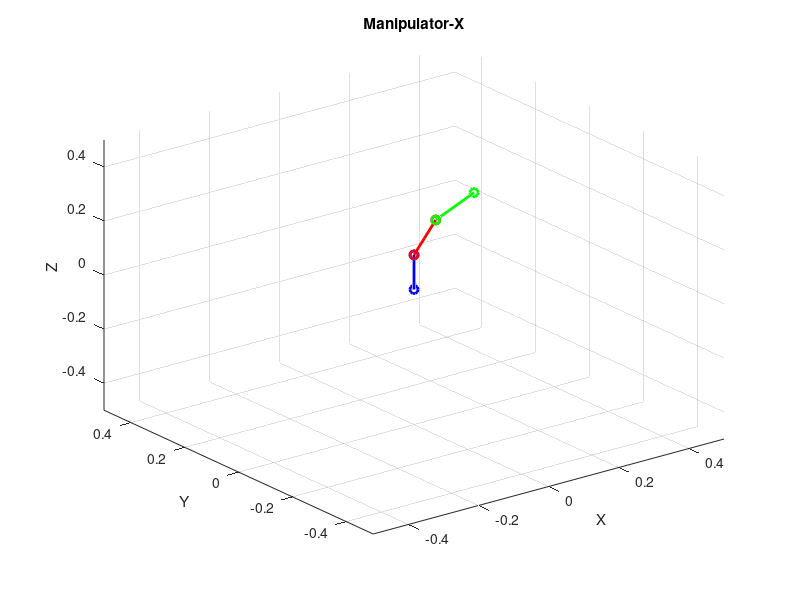

Write the MATLAB code that produced this figure.
clearvars;
close all;
clc;

l1 = 0.128;
l2 = 0.124;
l3 = 0.126;




figure;
axis([-0.5 0.5 -0.5 0.5 -0.5 0.5]);
hold on;
grid on;
title('Manipulator-X');
xlabel('X');
ylabel('Y');
zlabel('Z');
view(3);

link1 = plot3([0, 0], [0, 0], [0, 0], 'b-o', 'LineWidth', 2);
link2 = plot3([0, 0], [0, 0], [0, 0], 'r-o', 'LineWidth', 2);
link3 = plot3([0, 0], [0, 0], [0, 0], 'g-o', 'LineWidth', 2);

% z축 회전(theta), x축 회전(alpha)만
function T = rotate(theta, d, alpha, a)
    % theta: 조인트 각도 (Z축 회전 각도)
    % d: Z축 이동 거리
    % alpha: X축 회전 각도 (링크 간의 회전)
    % a: X축 이동 거리 (링크 길이)
    % theta z축으로 돌리고 d만큼 이동, 거기 기준으로 x축으로 alpha만큼 회전, a만큼 이동 곱   
    T = [cosd(theta),  -sind(theta) * cosd(alpha),    sind(theta)*sind(alpha),      a * cosd(theta);
          sind(theta),  cosd(theta) * cosd(alpha),    -cosd(theta) * sind(alpha),   a*sind(theta);
          0,            sind(alpha),                  cosd(alpha),                  d;
          0,            0,                            0,                            1;]

end


% 애니메이션 루프
for t = 1:360
    theta_1 = -90 * sind(t); 
    theta_2 = 60 + 45 * sind(t) ; 
    theta_3 = -30 - 90 * sind(t); 


    
    % theta, d, alpha, a
    T1 = rotate(theta_1, l1,90,0); 
    T2 = rotate(theta_2, 0,0,l2);  
    T3 = rotate(theta_3, 0,0,l3); 

    p0 = [0; 0; 0; 1];        
    p1 = T1 * p0;   
    p2 = T1 * T2 * p0;  
    p3 = T1 * T2 * T3 * p0;  
    
    set(link1, 'XData', [p0(1), p1(1)], 'YData', [p0(2), p1(2)], 'ZData', [p0(3), p1(3)]);
    set(link2, 'XData', [p1(1), p2(1)], 'YData', [p1(2), p2(2)], 'ZData', [p1(3), p2(3)]);
    set(link3, 'XData', [p2(1), p3(1)], 'YData', [p2(2), p3(2)], 'ZData', [p2(3), p3(3)]);

    
    pause(0.05);
end
